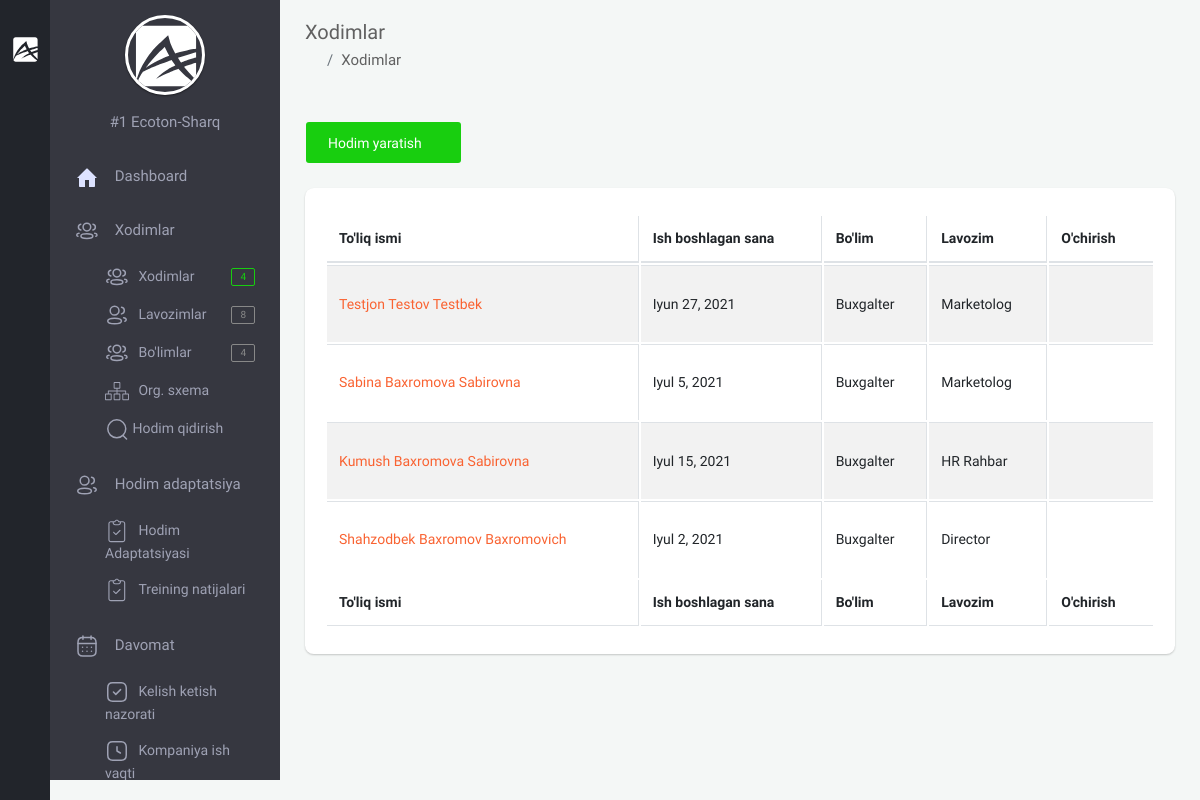
Page /backoffice/staff (signed in) on the committed database.
### app/models.py (models this page shows, shortened)
class User(AbstractUser):
    branch = models.ForeignKey(Branch, on_delete=models.CASCADE, null=True, blank=True, verbose_name="Filial")
    company = models.ForeignKey("Company", on_delete=models.CASCADE, null=True, blank=True, verbose_name='Kompaniya')
    is_director = models.BooleanField(default=True)
    created_at = models.DateTimeField(auto_now_add=True)
    class Meta:
        verbose_name_plural = "HR"

class Company(models.Model):
    name = models.CharField(max_length=100, verbose_name="Kompaniya nomi")
    phone = models.CharField(max_length=25, null=True, blank=True, verbose_name="Kompaniya telefon raqami")
    type = models.ForeignKey(TypeCompany, on_delete=models.CASCADE, null=True, blank=True,
                             verbose_name="Kompaniya turi")
    address = models.CharField(max_length=255, null=True, blank=True, verbose_name="Kompaniya manzili")
    creator = models.CharField(max_length=255, null=True, blank=True, verbose_name="Kompaniya asoschisi")
    text = RichTextUploadingField(null=True, blank=True, verbose_name="Kompaniya haqida qisqacha ma'lumot")
    video = models.FileField(upload_to='company/video/', null=True, blank=True,
                             verbose_name="Kompaniya haqida qisqacha video")
    info = models.TextField(null=True, blank=True, verbose_name="Bot uchun qisqacha ma'lumot")
    logo = models.ImageField(upload_to='company/image/', null=True, blank=True, verbose_name="Kompaniya logotipi")
    amount_of_staff = models.IntegerField(verbose_name="Hodimlar soni", default=1)
    created_at = models.DateTimeField(auto_now_add=True)
    def __str__(self):
        return f'#{self.id}  {self.name}'
    @property
    def logo_url(self):
        if self.logo and hasattr(self.logo, 'url'):
            return self.logo.url
    class Meta:
        ordering = ['-created_at']
        verbose_name_plural = "Kompaniya ma'lumotini qo'shish"

class Staff(models.Model):
    GENDER = (
        ('male', 'Erkak'),
        ('female', 'Ayol')
    )
    company = models.ForeignKey(Company, on_delete=models.CASCADE, verbose_name="Kompaniya")
    first_name = models.CharField(null=True, blank=True, max_length=255, verbose_name="Ism")
    second_name = models.CharField(null=True, blank=True, max_length=255, verbose_name="Familiya")
    last_name = models.CharField(null=True, blank=True, max_length=255, verbose_name="Otasining ismi")
    username = models.CharField(null=True, blank=True, max_length=255, verbose_name="Username")
    birth_date = models.DateField(null=True, blank=True, verbose_name="Tug'ilgan sana")
    gender = models.CharField(choices=GENDER, max_length=10, verbose_name="Jinsi")
    password = models.CharField(null=True, blank=True, max_length=255, verbose_name="parol")
    training_url = models.UUIDField(max_length=200, unique=True, null=True, blank=True)
    tabel_number = models.PositiveIntegerField(null=True, blank=True, verbose_name="Tabel raqami")
    start_work_at = models.DateField(null=True, blank=True, verbose_name="Ish boshlagan sana")
    account_number = models.BigIntegerField(null=True, blank=True, verbose_name="Xisob raqami")
    email = models.EmailField(unique=True, verbose_name="Elektron manzil")
    mobile_phone = models.CharField(null=True, blank=True, max_length=15, verbose_name="Mobil telefon")
    home_phone = models.CharField(null=True, blank=True, max_length=15, verbose_name="Uy telefoni")
    work_phone = models.CharField(null=True, blank=True, max_length=15, verbose_name="Ish telefoni")
    address = models.CharField(null=True, blank=True, max_length=255, verbose_name="Uy manzili")
    image = models.ImageField(upload_to='company/staff/image/', null=True, blank=True, verbose_name="Xodimning rasmi")
    qr_code = models.ImageField(upload_to='company/staff/qr_code/', null=True, blank=True,
                                verbose_name="Xodimning qr code")
    department = models.ForeignKey(Department, on_delete=models.CASCADE, verbose_name="Bo'lim")
    position = models.ForeignKey(Position, on_delete=models.CASCADE, verbose_name="Lavozim")
    note = models.CharField(max_length=255, null=True, blank=True, verbose_name="Eslatma")
    created_at = models.DateTimeField(auto_now_add=True)
    class Meta:
        ordering = ['-created_at']
        verbose_name_plural = "Xodimlar"

class Department(models.Model):
    name = models.CharField(max_length=255, verbose_name="Bo'lim nomi")
    info = models.CharField(max_length=255, null=True, blank=True, verbose_name="Bo'lim haqida")
    company = models.ForeignKey(Company, on_delete=models.CASCADE, verbose_name='Kompaniya')
    created_at = models.DateTimeField(auto_now_add=True)
    def __str__(self):
        return self.name
    class Meta:
        ordering = ['-created_at']
        verbose_name_plural = "Bo'limlar"

class Position(MPTTModel):
    name = models.CharField(max_length=255, verbose_name="Lavozim nomi")
    info = models.CharField(max_length=255, null=True, blank=True, verbose_name='Lavozim haqida')
    company = models.ForeignKey(Company, on_delete=models.CASCADE, verbose_name='Kompaniya')
    parent = TreeForeignKey('self', on_delete=models.CASCADE, null=True, blank=True, related_name='children')
    created_at = models.DateTimeField(auto_now_add=True)
    def __str__(self):
        return self.name
    class MPTTMeta:
        ordering = ['-created_at']
        verbose_name_plural = "Lavozim"

### backoffice/views.py (the view)
# urls.py: path('staff', views.StaffListTemplate.as_view(), name="staff"),
class StaffListTemplate(LoginRequiredMixin, generic.ListView):
    template_name = 'backoffice/pages/staff/list.html'
    model = models.Staff
    def get_context_data(self, *, object_list=None, **kwargs):
        staff = super(StaffListTemplate, self).get_context_data(**kwargs)
        company = self.request.user.company
        staff['staffs'] = models.Staff.objects.filter(company=company).order_by('-created_at')
        return staff

### templates/backoffice/pages/staff/list.html (shortened to what this page needs)
{% extends 'backoffice/base.html' %}
{% block content %}
    <section class="content">
    <div class="container-fluid">
        <div class="block-header">
            <div class="row clearfix">
                <div class="col-lg-5 col-md-5 col-sm-12">
                    <h2>Xodimlar</h2>
                    <ul class="breadcrumb padding-0">
                        <li class="breadcrumb-item"><a href="{% url 'backoffice-main' %}"><i class="zmdi zmdi-home"></i></a></li>
                        <li class="breadcrumb-item">Xodimlar</li>
                    </ul>
                </div>
            </div>
        </div>
        <div class="row clearfix">
            <div class="col-lg-12">
                <div class="card">
                    <div class="header">
                        <a href="{% url 'staff_create' %}" class="btn btn-success">Hodim yaratish <i class="zmdi zmdi-plus"></i></a>
                    </div>
                    <div class="body">
                        <div class="table-responsive">
                            <table class="table table-bordered table-striped table-hover js-basic-example dataTable">
                                <thead>
                                   <tr>
                                        <th>To'liq ismi</th>
                                        <th>Ish boshlagan sana</th>
                                        <th>Bo'lim</th>
                                        <th>Lavozim</th>
                                        <th>O'chirish</th>
                                    </tr>
                                </thead>
                                <tfoot>
                                    <tr>
                                        <th>To'liq ismi</th>
                                        <th>Ish boshlagan sana</th>
                                        <th>Bo'lim</th>
                                        <th>Lavozim</th>
                                        <th>O'chirish</th>
                                    </tr>
                                </tfoot>
                                <tbody>
                                    {% for staff in staffs %}
                                        <tr>
                                            <td><a href="{% url 'staff-detail' staff.pk %}">{{ staff.first_name }} {{ staff.second_name }} {{ staff.last_name }}</a></td>
                                            <td>{{ staff.birth_date }}</td>
                                            <td>{{ staff.department }}</td>
                                            <td>{{ staff.position}}</td>
                                            <td>
                                                <form action="{% url 'staff_delete' pk=staff.id %}" method="POST">
                                                    <button type="submit" class="btn btn-neutral waves-effect"><i class="zmdi zmdi-delete"></i></button>
                                                </form>
                                            </td>
                                        </tr>
                                    {% endfor %}
                                </tbody>
                            </table>
                        </div>
                    </div>
                </div>
            </div>
        </div>
    </div>
</section>
{% endblock %}

### templates/backoffice/parts/minileftbar.html (shortened to what this page needs)
{% load static %}
<aside id="minileftbar" class="minileftbar">
    <ul class="menu_list">
        <li>
            <a href="javascript:void(0);" class="bars" style="display: inline;"></a>
            <a class="navbar-brand" href="{% url 'backoffice-main' %}"><img src="{% static 'backoffice/assets/images/logo.svg' %}" alt="Alpino"></a>
        </li>
        <li><a href="javascript:void(0);" class="menu-sm"><i class="zmdi zmdi-swap"></i></a></li>
        <li><a href="" title="Events"><i class="zmdi zmdi-calendar"></i></a></li>
        <li><a href="" title="Contact List"><i class="zmdi zmdi-account-box-phone"></i></a></li>
        <li><a href="javascript:void(0);" class="fullscreen" data-provide="fullscreen"><i
                class="zmdi zmdi-fullscreen"></i></a></li>
        <li class="power">
            <a href="{% url 'logout' %}" class="mega-menu"><i class="zmdi zmdi-power"></i></a>
        </li>
    </ul>
</aside>
<aside class="right_menu">
    <div id="leftsidebar" class="sidebar">
        <div class="menu">
            <ul class="list">
                <li>
                    <div class="user-info m-b-20">
                        <div class="image">
                        {% if request.user.company.logo_url %}
                            <a href="{% url 'company_update' request.user.company.id %}" class=" waves-effect waves-block"><img src="{% if request.user.company.logo_url %}{{ request.user.company.logo_url }}{% endif %}" alt="User" style="width: 100px;height: 100px;"></a>
                        {% else %}
                            <a href="{% url 'company_update' request.user.company.id %}" class=" waves-effect waves-block"><img src="{% static 'backoffice/assets/images/logo.svg' %}" alt="User"></a>
                        {% endif %}
                        </div>
                        <div class="detail">
                            <p style="color:#9FA2B4;">{{ request.user.company }}</p>
                        </div>
                    </div>
                </li>
                <li><a href="{% url 'backoffice-main' %}" class="toggled waves-effect waves-block">
                    <svg width="24" height="24" viewBox="0 0 24 24" fill="none" xmlns="http://www.w3.org/2000/svg">
                     <path d="M2 13L11.293 3.707C11.6835 3.31662 12.3165 3.31662 12.707 3.707L22 13H20V21C20 21.5523 19.5523 22 19 22H14V15H10V22H5C4.44772 22 4 21.5523 4 21V13H2Z" fill="#DDE2FF"/>
                    </svg>
                    <span>Dashboard</span>
                    </a>
                </li>
                <li><a href="javascript:void(0);" class="menu-toggle waves-effect waves-block toggled">
                    <span>Xodimlar</span></a>
                    <ul class="ml-menu" style="display: block;">
                        <li>
                                <a href="{% url 'staff' %}" class="waves-effect waves-block">
                                    <span>Xodimlar</span>
                                    <span class="badge badge-success float-right">{{ amount_staff }}</span>
                                </a>
                        </li>
                        <li>
                                <a href="{% url 'position' %}" class="waves-effect waves-block">
                                    <span>Lavozimlar</span>
                                    <span class="badge badge-default float-right">{{ position_amounts }}</span>
                                </a>
                        </li>
                        <li>
                                <a href="{% url 'department' %}" class="waves-effect waves-block">
                                    <span>Bo'limlar</span>
                                    <span class="badge badge-default float-right">{{ department_amounts }}</span>
                                </a>
                        </li>
                        <li>
                                <a href="{% url 'staff_org_system' %}" class="waves-effect waves-block">
                                    <span>Org. sxema</span>
                                </a>
                        </li>
                        <li>
                                <a href="{% url 'search_staff' %}" class="waves-effect waves-block">
                                    Hodim qidirish
                                </a>
                        </li>
                    </ul>
                </li>
                <li><a href="javascript:void(0);" class="menu-toggle waves-effect waves-block toggled">
                    <span>Hodim adaptatsiya</span></a>
                    <ul class="ml-menu" style="display: block;">
                        <li>
                            <a href="{% url 'training_info' %}" class=" waves-effect waves-block">
                                <span>Hodim Adaptatsiyasi</span>
                            </a>
                        </li>
                        <li>
                            <a href="{% url 'staff_training_answer' %}" class=" waves-effect waves-block">
                                <span>Treining natijalari</span>
                            </a>
                        </li>
                    </ul>
                </li>
                <li>
                    <a href="javascript:void(0);" class="menu-toggle waves-effect waves-block toggled">
                    <span>Davomat</span></a>
                    <ul class="ml-menu" style="display: block;">
                        <li>
                            <a href="{% url 'control_staff_flow' %}" class=" waves-effect waves-block">
                                <span>Kelish ketish nazorati</span>
                            </a>
                        </li>
                        <li>
                            <a href="{% url 'company_schedule' %}" class=" waves-effect waves-block">
                                <span>Kompaniya ish vaqti</span>
                            </a>
                        </li>
                    </ul>
                </li>
            </ul>
        </div>
    </div>
</aside>

### rows in the picture
User: user.company "#1 Ecoton-Sharq"
Staff: first_name "Testjon", second_name "Testov", last_name "Testbek", birth_date "Iyun 27, 2021", department "Buxgalter", position "Marketolog"
Staff: first_name "Sabina", second_name "Baxromova", last_name "Sabirovna", birth_date "Iyul 5, 2021", department "Buxgalter", position "Marketolog"
Staff: first_name "Kumush", second_name "Baxromova", last_name "Sabirovna", birth_date "Iyul 15, 2021", department "Buxgalter", position "HR Rahbar"
Staff: first_name "Shahzodbek", second_name "Baxromov", last_name "Baxromovich", birth_date "Iyul 2, 2021", department "Buxgalter", position "Director"

### other values in the picture
{{ amount_staff }} "4"
{{ position_amounts }} "8"
{{ department_amounts }} "4"
